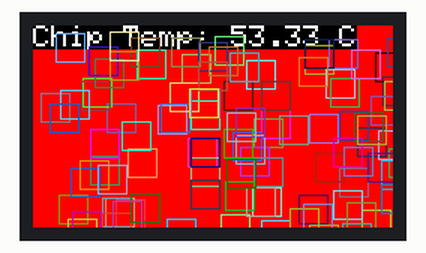
Recording of a program running on a simulated ESP32. Parts: 240×135 colour display. Random numbers use the default seed unless the program sets one; what the program prints to the serial monitor is not drawn.

Above: at 0.35 s.
At 5.22 s:
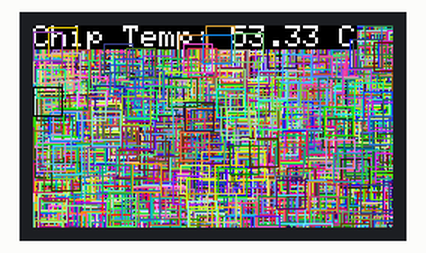
At 10.09 s:
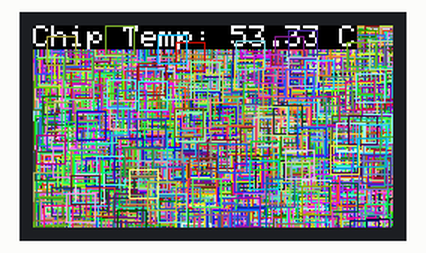
At 19.84 s:
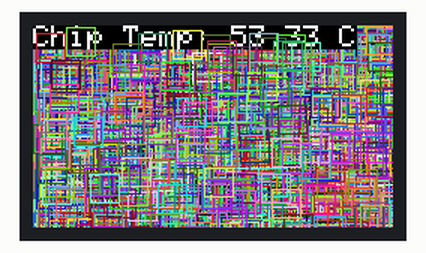
At 29.89 s:
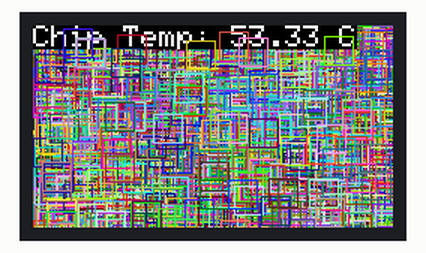
At 39.64 s:
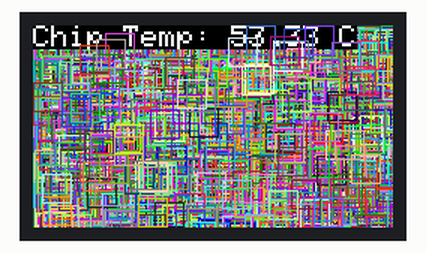

The program:

main.cpp
```cpp
#include <Arduino.h>
#include <TFT_eSPI.h>

TFT_eSPI tft = TFT_eSPI();

#ifdef __cplusplus
extern "C" {
#endif
uint8_t temprature_sens_read();
#ifdef __cplusplus
}
#endif

void stressTask(void * pvParameters) {
        while(true) {
        volatile double x = 1.2345;
        for(int i=0; i<1000; i++) { x = sqrt(x * i); }
        vTaskDelay(1);
    }
}

void setup() {
    Serial.begin(115200);
    tft.init();
    tft.setRotation(1);
    tft.fillScreen(TFT_RED);

    xTaskCreatePinnedToCore(stressTask, "Stress", 10000, NULL, 1, NULL, 0);
}

void loop() {
    tft.setCursor(0, 0);
    tft.setTextColor(TFT_WHITE, TFT_BLACK);
    tft.setTextSize(2);

    float temp_c = (temprature_sens_read() - 32) / 1.8;
    tft.printf("Chip Temp: %.2f C\n", temp_c);

    for(int i=0; i<100; i++) {
        tft.drawRect(random(240), random(135), 20, 20, random(0xFFFF));
    }
    Serial.printf("Temp: %.2f C | Heap: %d\n", temp_c, ESP.getFreeHeap());
}
```
